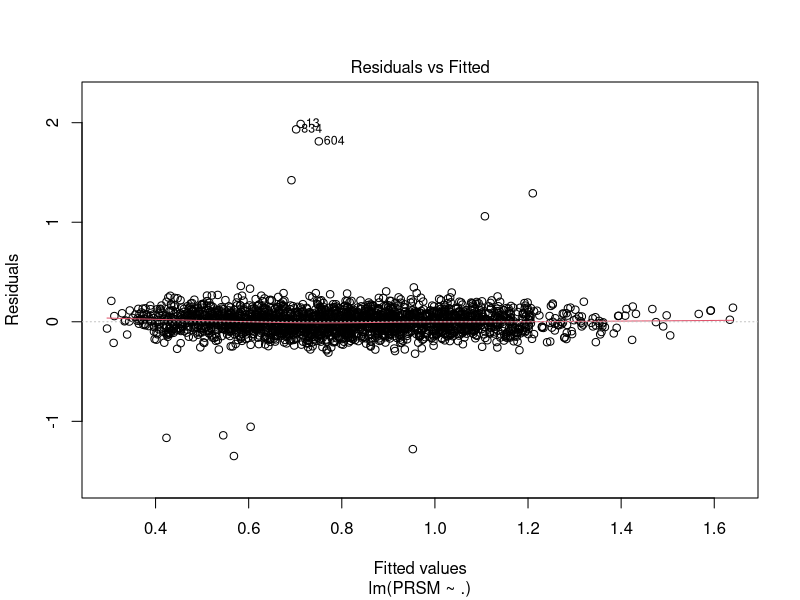
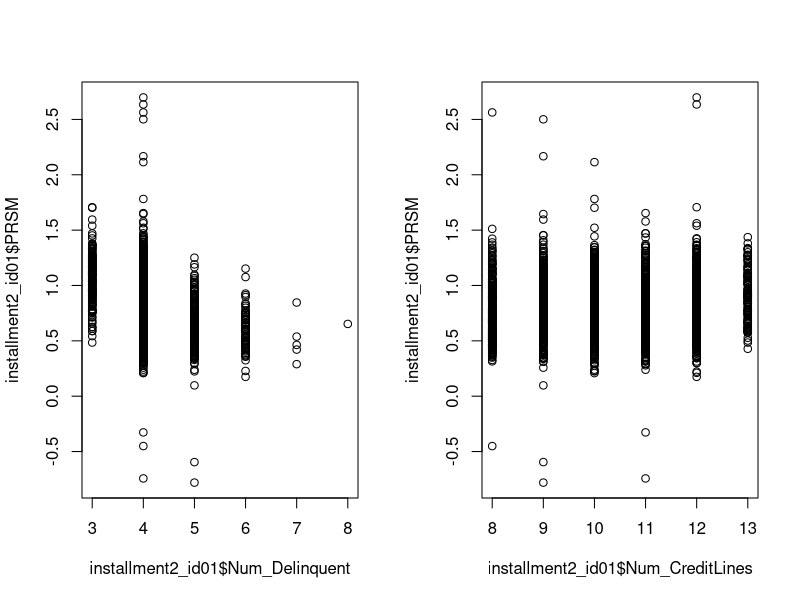
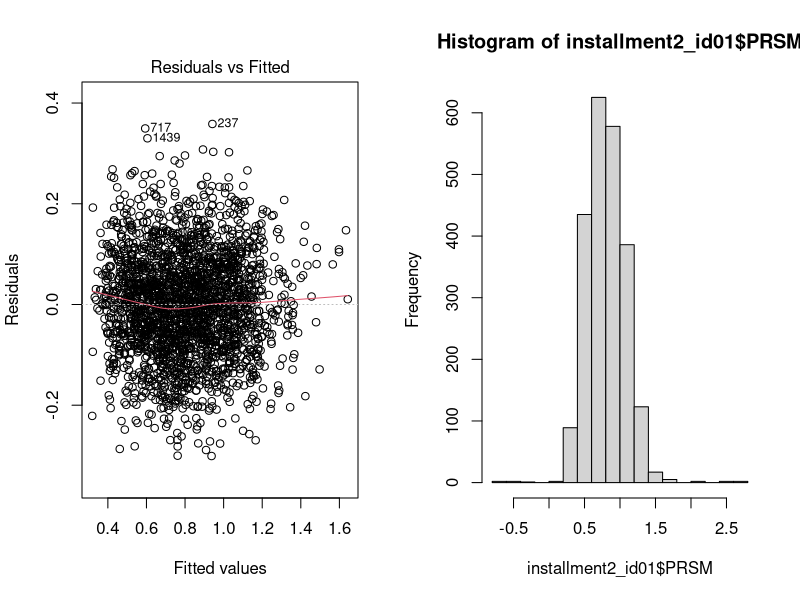
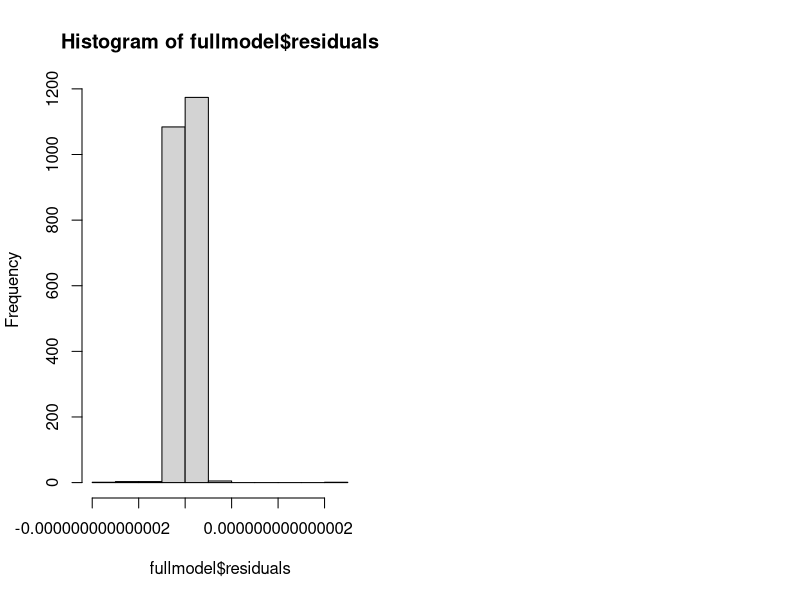

R code for these plots, in order: (Note: this script raises an error after producing the figures.)
## ---- chunk 1
#| label: setup
#| echo: false
#| warning: false

library(dplyr)
options(scipen = 999)
## ---- chunk 2
installment2_id01 <- read.csv("installment2_id01.csv")
str(installment2_id01)
summary(installment2_id01)

# make NAICS, WomanOwned, FICO categorical variables
# add the chance of delinquency
installment2_id01 = installment2_id01 %>%
  mutate(NAICS = as.factor(NAICS),
         WomanOwned = as.factor(WomanOwned),
         FICO = case_when(
           (300 <= FICO)&(FICO <= 579) ~ "Poor",
           (580 <= FICO)&(FICO <= 669) ~ "Fair",
           (670 <= FICO)&(FICO <= 739) ~ "Good",
           (740 <= FICO)&(FICO <= 799) ~ "Very Good",
           (800 <= FICO)&(FICO <= 850) ~ "Excellent",
         ),
         p_delinquent = Num_Delinquent/Num_CreditLines)

model = lm(PRSM ~. , data = installment2_id01)
installment2_id01$residual=residuals(model)

plot(model,1) # observed 11 outliers whose residuals >= 1 or <= -1



table(installment2_id01$FICO)

table(installment2_id01$NAICS)

par(mfrow=c(1,2))
plot(installment2_id01$Num_Delinquent, installment2_id01$PRSM)
plot(installment2_id01$Num_CreditLines, installment2_id01$PRSM)

## ---- chunk 3
# remove 11 outliers observed in the plot (abs(residual)>=1)
installment2_id01_clean = installment2_id01 %>% 
  filter(abs(residual)<=1) %>% 
  select(-residual)# clean data (use this!!)

model_clean = lm(PRSM ~. , data = installment2_id01_clean) 

plot(model_clean,1)

## ---- chunk 4
str(installment2_id01)
fullmodel <- lm(PRSM ~ ., data = installment2_id01)
summary(fullmodel)

stepmodel <- step(fullmodel)
summary(stepmodel)

stress_model <- lm(PRSM ~ Stress, data = installment2_id01)
summary(stress_model)
## ---- chunk 5
#plot(installment2_id01[,c("PRSM", "TotalAmtOwed", "Volume",
#                          "Stress", "Num_Delinquent", "Num_CreditLines",
#                          "Months")])
#plot(log(installment2_id01$Months), installment2_id01$PRSM)
#plot(installment2_id01$NAICS, as.numeric(installment2_id01$PRSM))
#plot(fullmodel)
# y: assumptions on residuals. cant compare AIC etc
# x: linearity, outlier
constant <- abs(min(installment2_id01$PRSM)) + 0.01
fullmodel_shifted <- lm(PRSM + constant ~ ., data = installment2_id01)
library(MASS)
# maybe try log
hist(installment2_id01$PRSM)
hist(fullmodel$residuals)
boxcox(fullmodel_shifted, lambda = seq(-2, 2, 0.1))
library(car)
#crPlots(fullmodel)
#boxTidwell(PRSM + constant ~ TotalAmtOwed + Volume + Stress,
#           data = installment2_id01)
#plot(installment2_id01$PRSM, installment2_id01$FICO)
transformedmodel <- lm(PRSM ~ TotalAmtOwed + Volume + FICO + Stress,
           data = installment2_id01)
summary(transformedmodel)
